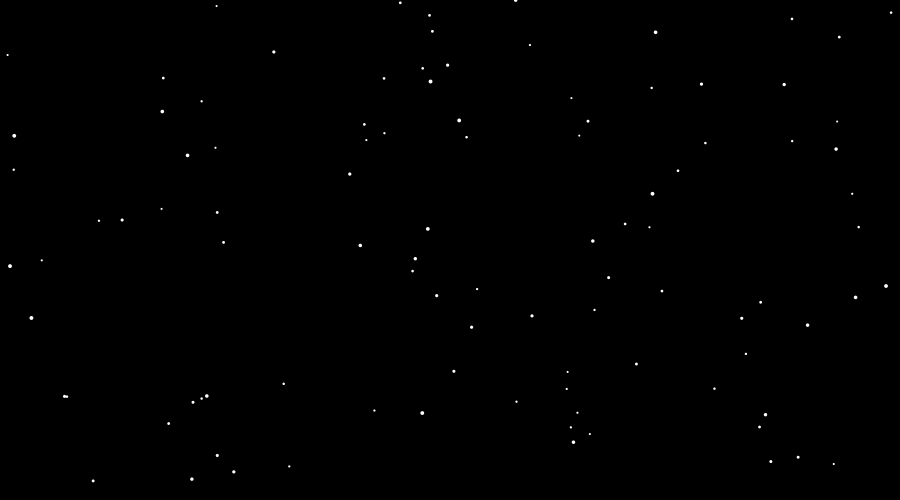
Frame 1 (no input)
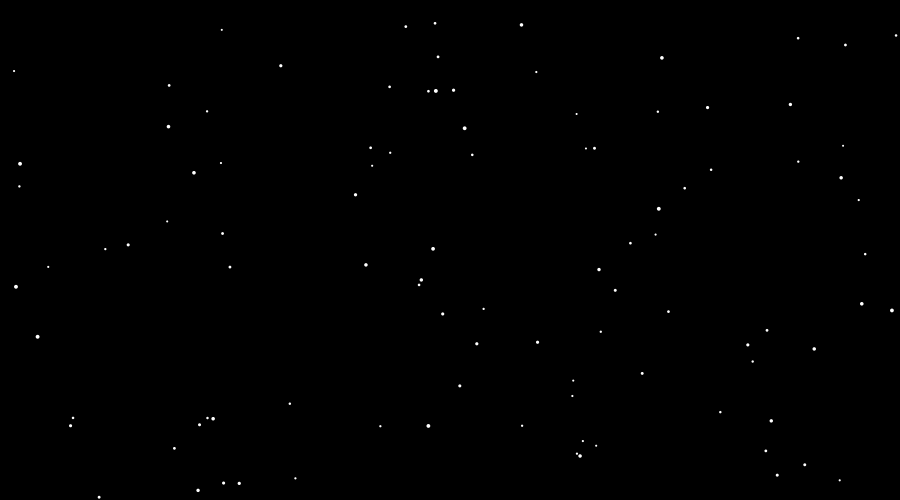
Frame 60 (the mouse pressed at the canvas centre just before this capture)
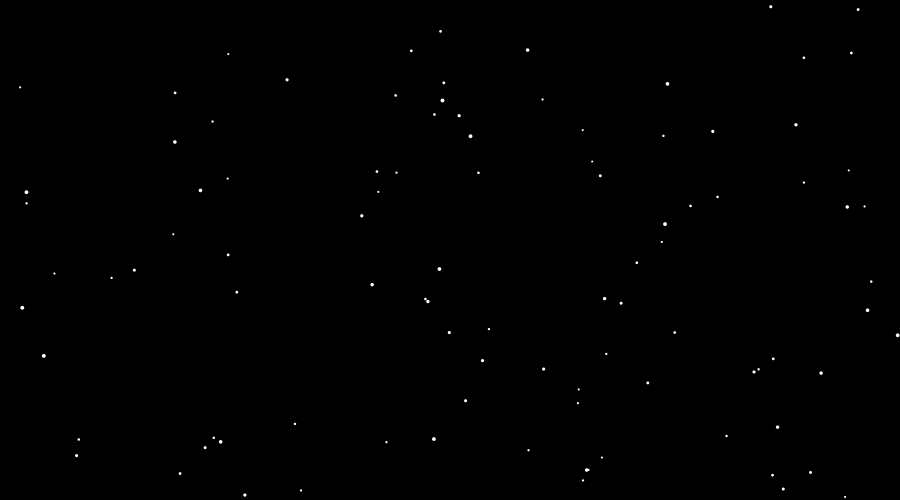
Frame 120 (the mouse held since frame 60 and released just before this capture)

The Processing sketch that drew these frames (run headless with seeded random() and noise(); from frame 60 on, the mouse is pressed at the canvas centre):

// Processing sketch: Snowstorm
// ── Snowstorm.pde
//create snowstorm using primitive shapes and OOP

Snowflake[] snowflakes;





void setup(){ //runs once
size(900,500);
noStroke();
background(0,0,0);
snowflakes = new Snowflake[100];
for(int i=0;i<snowflakes.length;i++){
snowflakes[i] = new Snowflake();
}
  

}

void draw(){ //loops at set fps
  background(0,0,0);
  
  
  
  
  
  for(Snowflake f : snowflakes){
  f.move();
  
  
  
  }


}

// ── Snowflake.pde
class Snowflake{

  float flakeSize;
  PShape flake;
  PVector location;
  PVector movement;
  int maxFlakeSize=4;
  
  
  public Snowflake(){ //constructor
  
     this.flakeSize = random(2,maxFlakeSize);
     this.location = new PVector(random(0,width),random(0,height));
     this.movement = new PVector(0,random(0.1,0.5));
     fill(255,255,255);
     
     float number = random(1,3);
     
     if(number == 1){
       this.flake = createShape(ELLIPSE, location.x, location.y-maxFlakeSize,flakeSize, flakeSize);   
       
     }
     
     else if(number == 2){
       this.flake = createShape(RECT, location.x, location.y-maxFlakeSize,flakeSize, flakeSize);   
       
     }
      else if(number == 3){
       this.flake = createShape(TRIANGLE, location.x, location.y-maxFlakeSize,flakeSize, flakeSize);   
       
     }
     
     else{
      
       this.flake = createShape(ELLIPSE, location.x, location.y-maxFlakeSize,flakeSize, flakeSize);  
     }
     
     
    
  
  
  
  }
  
  
  public PShape getSnowflake(){
  
    return this.flake;
    
  }
  
  public boolean isGrounded(){
  
    boolean grounded;
    grounded = (location.y >= height+maxFlakeSize)? true: false; 
    return grounded;
  
  }
  
  
  
  public void move(){
     
    this.movement.x = random(0,0.2);
    this.location.add(this.movement);
    
    
    
    if(this.isGrounded()){
    this.location =  new PVector(random(0,width),0);
    this.flake = createShape(ELLIPSE, location.x,location.y-maxFlakeSize,flakeSize,flakeSize);
    
    }
    
    else{
    flake.translate(movement.x,movement.y);    
   
    }
    

    shape(flake); //draw the flake on the screen
  
  
  }
  
  
  
  


}
